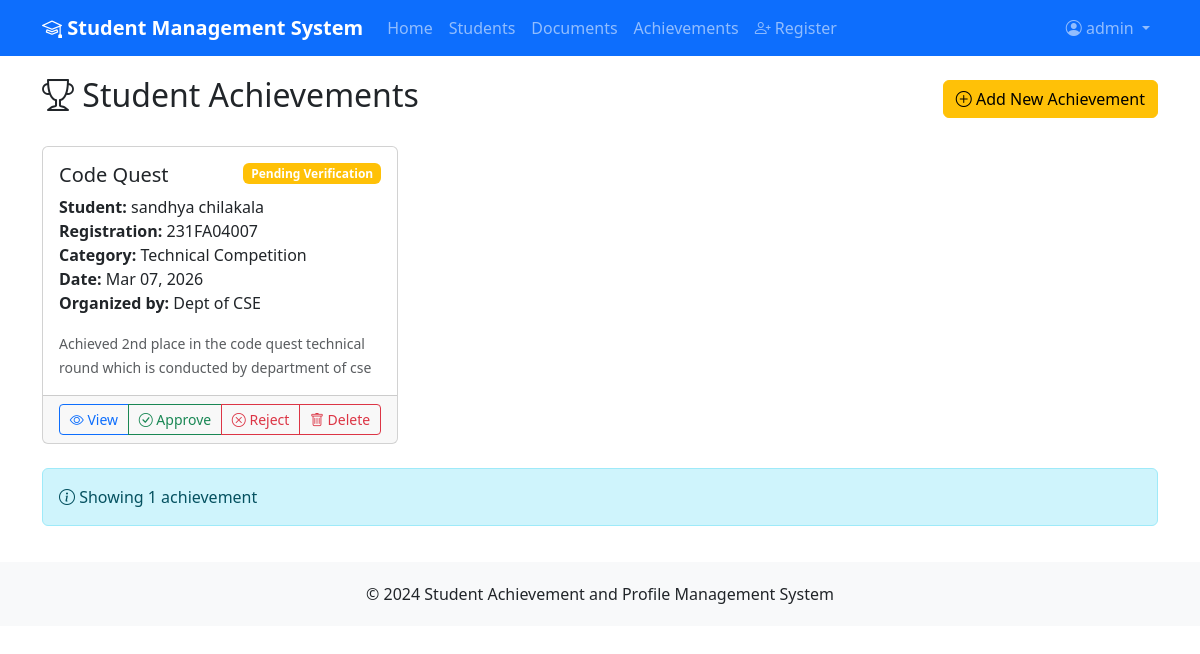
The app's page /achievements/ (signed in) with its own data.
### accounts/models.py (models this page shows, shortened)
class CustomUser(AbstractUser):
    USER_TYPE_CHOICES = [
        ('STUDENT', 'Student'),
        ('STAFF', 'Staff Member'),
        ('ADMIN', 'Administrator'),
    ]
    user_type = models.CharField(max_length=10, choices=USER_TYPE_CHOICES, default='STUDENT')
    student_profile = models.OneToOneField('students.Student', on_delete=models.CASCADE, null=True, blank=True, related_name='user_account')
    groups = models.ManyToManyField(
        'auth.Group',
        verbose_name='groups',
        blank=True,
        help_text='The groups this user belongs to.',
        related_name='customuser_set',
        related_query_name='customuser',
    )
    user_permissions = models.ManyToManyField(
        'auth.Permission',
        verbose_name='user permissions',
        blank=True,
        help_text='Specific permissions for this user.',
        related_name='customuser_set',
        related_query_name='customuser',
    )

### achievements/models.py (models this page shows, shortened)
class Achievement(models.Model):
    ACHIEVEMENT_CATEGORIES = [
        ('HACKATHON', 'Hackathon'),
        ('INTERNSHIP', 'Internship'),
        ('RESEARCH', 'Research Publication'),
        ('TECH_COMP', 'Technical Competition'),
        ('SPORTS', 'Sports Achievement'),
        ('CULTURAL', 'Cultural Activity'),
        ('WORKSHOP', 'Workshop/Seminar'),
        ('OTHER', 'Other Achievement'),
    ]
    student = models.ForeignKey(Student, on_delete=models.CASCADE, related_name='achievements')
    title = models.CharField(max_length=200)
    category = models.CharField(max_length=20, choices=ACHIEVEMENT_CATEGORIES)
    description = models.TextField()
    date = models.DateField()
    organizing_body = models.CharField(max_length=200)
    certificate = models.FileField(upload_to='achievements/certificates/', null=True, blank=True)
    proof_document = models.FileField(upload_to='achievements/proofs/', null=True, blank=True)
    STATUS_CHOICES = [
        ('PENDING', 'Pending Verification'),
        ('APPROVED', 'Approved'),
        ('REJECTED', 'Rejected'),
    ]
    status = models.CharField(max_length=20, choices=STATUS_CHOICES, default='PENDING')
    verified_by = models.ForeignKey(
        settings.AUTH_USER_MODEL,
        on_delete=models.SET_NULL,
        null=True,
        blank=True,
        related_name='verified_achievements'
    )
    verified_at = models.DateTimeField(null=True, blank=True)
    rejection_reason = models.TextField(blank=True)
    created_at = models.DateTimeField(auto_now_add=True)
    updated_at = models.DateTimeField(auto_now=True)
    class Meta:
        ordering = ['-date', '-created_at']
        verbose_name = 'Achievement'
        verbose_name_plural = 'Achievements'
    def status_badge_class(self):
        status_classes = {
            'PENDING': 'bg-warning',
            'APPROVED': 'bg-success',
            'REJECTED': 'bg-danger',
        }
        return status_classes.get(self.status, 'bg-secondary')

### students/models.py (models this page shows, shortened)
class Student(models.Model):
    BATCH_PREFIX = "231"  # You can change this based on year
    DEPARTMENT_CODE = "FA"  # Department code
    SEQUENCE_START = 4001  # Starting sequence number
    registration_number = models.CharField(max_length=20, unique=True, editable=False)
    first_name = models.CharField(max_length=100)
    last_name = models.CharField(max_length=100)
    email = models.EmailField(unique=True)
    phone = models.CharField(max_length=15)
    date_of_birth = models.DateField()
    address = models.TextField()
    ADMISSION_CATEGORIES = [
        ('VSAT', 'VSAT'),
        ('EAMCET', 'EAMCET'),
        ('JEE', 'JEE Main/Advanced'),
        ('MANAGEMENT', 'Management Quota'),
        ('OTHER', 'Other'),
    ]
    admission_category = models.CharField(max_length=20, choices=ADMISSION_CATEGORIES)
    program = models.CharField(max_length=100)
    enrollment_date = models.DateField()
    created_at = models.DateTimeField(auto_now_add=True)
    updated_at = models.DateTimeField(auto_now=True)
    class Meta:
        ordering = ['-created_at']
        verbose_name = 'Student'
        verbose_name_plural = 'Students'
    @property
    def full_name(self):
        return f"{self.first_name} {self.last_name}"

### achievements/views.py (the view)
# urls.py: path('achievements/', views.achievement_list, name='achievement_list'),
@login_required
def achievement_list(request):
    achievements = Achievement.objects.select_related('student').all().order_by('-date', '-created_at')
    return render(request, 'achievements/list.html', {'achievements': achievements})

### templates/achievements/list.html (shortened to what this page needs)
{% extends 'base.html' %}
{% block content %}
<div class="d-flex justify-content-between align-items-center mb-4">
    <h2><i class="bi bi-trophy"></i> Student Achievements</h2>
    {% if user.is_authenticated %}
        <a href="{% url 'add_achievement' %}" class="btn btn-warning">
            <i class="bi bi-plus-circle"></i> Add New Achievement
        </a>
    {% endif %}
</div>
{% if achievements %}
    <div class="row">
        {% for achievement in achievements %}
            <div class="col-md-6 col-lg-4 mb-4">
                <div class="card h-100">
                    <div class="card-body">
                        <div class="d-flex justify-content-between align-items-start mb-2">
                            <h5 class="card-title mb-0">{{ achievement.title }}</h5>
                            <span class="badge {{ achievement.status_badge_class }}">{{ achievement.get_status_display }}</span>
                        </div>
                        <p class="card-text">
                            <strong>Student:</strong> {{ achievement.student.full_name }}<br>
                            <strong>Registration:</strong> {{ achievement.student.registration_number }}<br>
                            <strong>Category:</strong> {{ achievement.get_category_display }}<br>
                            <strong>Date:</strong> {{ achievement.date|date:"M d, Y" }}<br>
                            <strong>Organized by:</strong> {{ achievement.organizing_body }}
                        </p>
                        <p class="card-text">
                            <small class="text-muted">{{ achievement.description|truncatewords:20 }}</small>
                        </p>
                    </div>
                    {% if user.is_authenticated %}
                        <div class="card-footer">
                            <div class="btn-group w-100" role="group">
                                <a href="{% url 'achievement_detail' achievement.pk %}" class="btn btn-outline-primary btn-sm">
                                    <i class="bi bi-eye"></i> View
                                </a>
                                {% if achievement.status == 'PENDING' %}
                                    <a href="{% url 'achievement_approve' achievement.pk %}" class="btn btn-outline-success btn-sm">
                                        <i class="bi bi-check-circle"></i> Approve
                                    </a>
                                    <a href="{% url 'achievement_reject' achievement.pk %}" class="btn btn-outline-danger btn-sm">
                                        <i class="bi bi-x-circle"></i> Reject
                                    </a>
                                {% endif %}
                                <a href="{% url 'achievement_delete' achievement.pk %}" class="btn btn-outline-danger btn-sm">
                                    <i class="bi bi-trash"></i> Delete
                                </a>
                            </div>
                        </div>
                    {% endif %}
                </div>
            </div>
        {% endfor %}
    </div>
    <div class="row">
        <div class="col-12">
            <div class="alert alert-info">
                <i class="bi bi-info-circle"></i>
                Showing {{ achievements|length }} achievement{{ achievements|length|pluralize }}
            </div>
        </div>
    </div>
{% endif %}
{% endblock %}

### templates/base.html (shortened to what this page needs)
<!DOCTYPE html>
<html lang="en">
<head>
    <link href="https://cdn.jsdelivr.net/npm/bootstrap@5.3.0/dist/css/bootstrap.min.css" rel="stylesheet">
    <link rel="stylesheet" href="https://cdn.jsdelivr.net/npm/bootstrap-icons@1.10.0/font/bootstrap-icons.css">
</head>
<body>
    <nav class="navbar navbar-expand-lg navbar-dark bg-primary">
        <div class="container">
            <a class="navbar-brand" href="{% url 'home' %}">
                <i class="bi bi-mortarboard"></i> Student Management System
            </a>
            <div class="collapse navbar-collapse" id="navbarNav">
                <ul class="navbar-nav me-auto">
                    <li class="nav-item">
                        <a class="nav-link" href="{% url 'home' %}">Home</a>
                    </li>
                    <li class="nav-item">
                        <a class="nav-link" href="{% url 'student_list' %}">Students</a>
                    </li>
                    <li class="nav-item">
                        <a class="nav-link" href="{% url 'document_list' %}">Documents</a>
                    </li>
                    <li class="nav-item">
                        <a class="nav-link" href="{% url 'achievement_list' %}">Achievements</a>
                    </li>
                    <li class="nav-item">
                        <a class="nav-link" href="{% url 'student_self_register' %}">
                            <i class="bi bi-person-plus"></i> Register
                        </a>
                    </li>
                </ul>
                <ul class="navbar-nav">
                    {% if user.is_authenticated %}
                        <li class="nav-item dropdown">
                            <a class="nav-link dropdown-toggle" href="#" role="button" data-bs-toggle="dropdown">
                                <i class="bi bi-person-circle"></i> {{ user.username }}
                            </a>
                        </li>
                    {% endif %}
                </ul>
            </div>
        </div>
    </nav>
    <main class="main-content">
        <div class="container">
            {% block content %}
            {% endblock %}
        </div>
    </main>
    <footer class="footer mt-auto">
        <div class="container text-center">
            <p class="mb-0">&copy; 2024 Student Achievement and Profile Management System</p>
        </div>
    </footer>
</body>
</html>

### templates/base.html (style rules this page uses)
.navbar-brand { font-weight: bold; }
.main-content { padding: 20px 0; }
.footer { background-color: #f8f9fa; padding: 20px 0; margin-top: 40px; }

### records on screen
CustomUser: username "admin"
Achievement: title "Code Quest", status "Pending Verification", student.full_name "sandhya chilakala", student.registration_number "231FA04007", category "Technical Competition", date "Mar 07, 2026", organizing_body "Dept of CSE", description "Achieved 2nd place in the code quest technical round which is conducted by department of cse", shows "Approve"

### other values on screen
{{ achievements|length }} "1"
